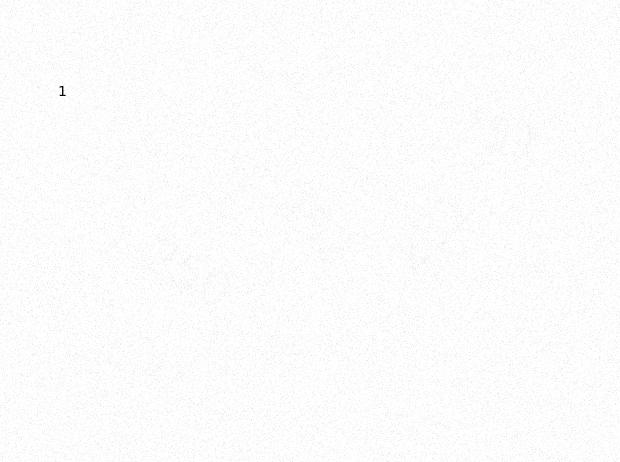
#> input picture class ex2/noisy_image1.png, 620 x 462 px
$ jupyter execute class_ex2.ipynb
#> lines starting #> are read from the running program, lines starting #| are printed output that depends on the picture
[cell 1]
import cv2
import numpy as np
from matplotlib import pyplot as plt

[cell 2]
def display_image(img):
    cv2.imshow("image", img)
    cv2.waitKey(0)
    cv2.destroyAllWindows()

[cell 3]
original_img = cv2.imread('noisy_image1.png', 0)
#> original_img is the input picture: shape (462, 620); min 0, max 255, mean 252
display_image(original_img)

[cell 4]
a, binary_img = cv2.threshold(original_img, 250, 255, cv2.THRESH_BINARY)
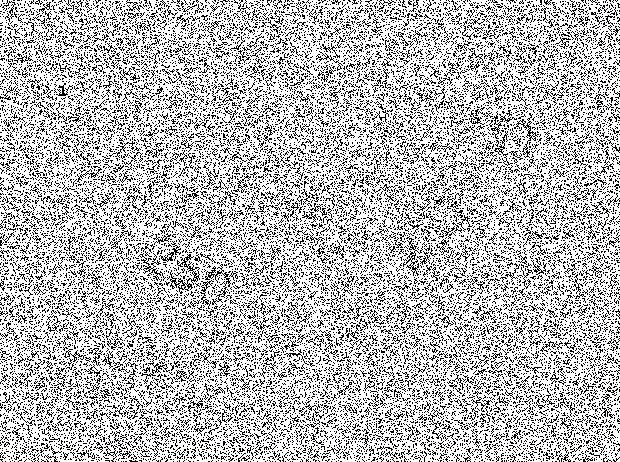
#> binary_img: shape (462, 620); 73.1% white; black in thin lines or dots
display_image(binary_img)

[cell 5]
a, otsu = cv2.threshold(original_img, 0, 255, cv2.THRESH_BINARY + cv2.THRESH_OTSU)
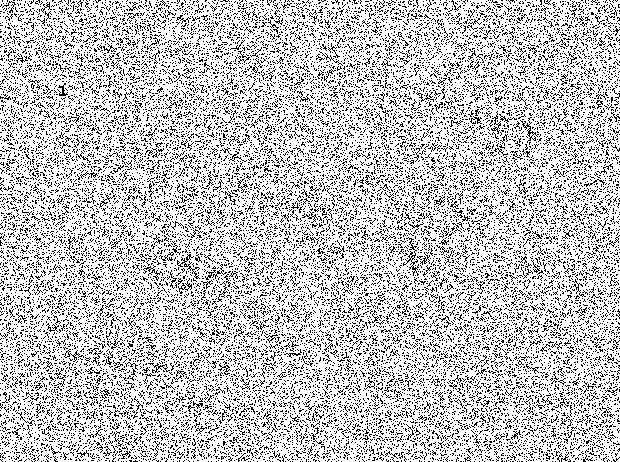
#> otsu: shape (462, 620); 77.1% white; black in thin lines or dots
#> a = 249
display_image(otsu)

[cell 6]
hist, bins = np.histogram(original_img.flatten(), 256, [0, 256])
#> hist = 256 values, max 156057 at index 255, min 0 at index 2, mean 1118.9; bins = 257 values from 0 to 256
cdf = hist.cumsum()
#> cdf = 256 values from 4 to 286440
cdf_normalized = cdf * hist.max() / cdf.max()
#> cdf_normalized = 256 values from 2.18 to 156057
plt.plot(cdf_normalized, color="b")
plt.hist(original_img.flatten(), 256, [0, 256], color="r")
plt.xlim([0, 256])
plt.legend(("cdf", "histogram"), loc="upper left")
plt.show()
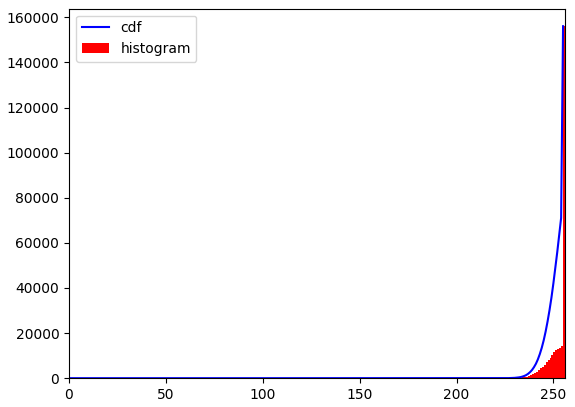
#> figure drawn by matplotlib, 1 panel; tallest bar 156057 high, from x = 255 to 256; curve peaks at x = 255, y = 156057

[cell 7]
equ = cv2.equalizeHist(original_img)
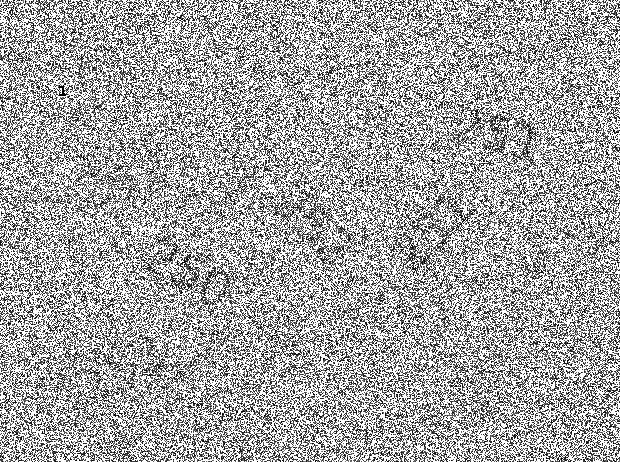
#> equ: shape (462, 620); min 0, max 255, mean 167.3
display_image(equ)

[cell 8]
clahe = cv2.createCLAHE(clipLimit=3.0, tileGridSize=(32,32))
cli = clahe.apply(original_img)
display_image(cli)

[cell 9]
mask = original_img < 256
#> mask: shape (462, 620) bool; every value is 1
copy = original_img.copy()
copy[mask] = 255 - copy[mask]
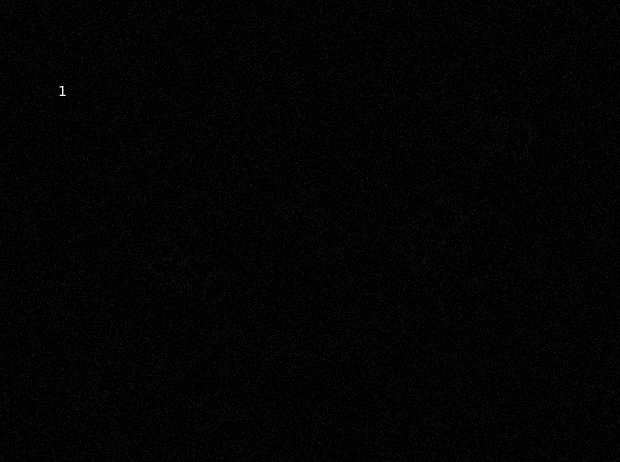
#> copy: shape (462, 620); min 0, max 255, mean 3
display_image(copy)

[cell 10]
equ = cv2.equalizeHist(copy)
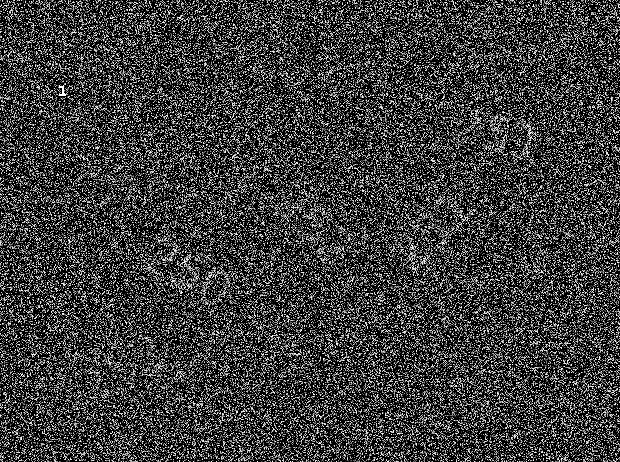
#> equ: shape (462, 620); min 0, max 255, mean 62.4
display_image(equ)
